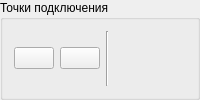
           <widget class="QgsCollapsibleGroupBox" name="mGroupBox_9">
            <property name="minimumSize">
             <size>
              <width>0</width>
              <height>0</height>
             </size>
            </property>
            <property name="title">
             <string>Точки подключения</string>
            </property>
            <property name="flat">
             <bool>true</bool>
            </property>
            <layout class="QHBoxLayout" name="horizontalLayout_17">
             <item>
              <layout class="QHBoxLayout" name="horizontalLayout_18">
               <item>
                <widget class="QPushButton" name="btnInsertConnectionPoint">
                 <property name="toolTip">
                  <string>Вставка точки подключения (маркер)</string>
                 </property>
                 <property name="text">
                  <string/>
                 </property>
                 <property name="icon">
                  <iconset>
                   <normaloff>:/plugins/GisEC/Icons/add_point.png</normaloff>:/plugins/GisEC/Icons/add_point.png</iconset>
                 </property>
                 <property name="checkable">
                  <bool>true</bool>
                 </property>
                </widget>
               </item>
               <item>
                <widget class="QPushButton" name="btnEditConnectionPoint">
                 <property name="toolTip">
                  <string>Редактирование точки подключения (маркер)</string>
                 </property>
                 <property name="text">
                  <string/>
                 </property>
                 <property name="icon">
                  <iconset>
                   <normaloff>:/plugins/GisEC/Icons/edit_point.png</normaloff>:/plugins/GisEC/Icons/edit_point.png</iconset>
                 </property>
                 <property name="checkable">
                  <bool>true</bool>
                 </property>
                </widget>
               </item>
               <item>
                <widget class="Line" name="line_14">
                 <property name="orientation">
                  <enum>Qt::Vertical</enum>
                 </property>
                </widget>
               </item>
               <item>
                <spacer name="horizontalSpacer_9">
                 <property name="orientation">
                  <enum>Qt::Horizontal</enum>
                 </property>
                 <property name="sizeHint" stdset="0">
                  <size>
                   <width>40</width>
                   <height>20</height>
                  </size>
                 </property>
                </spacer>
               </item>
              </layout>
             </item>
            </layout>
           </widget>
